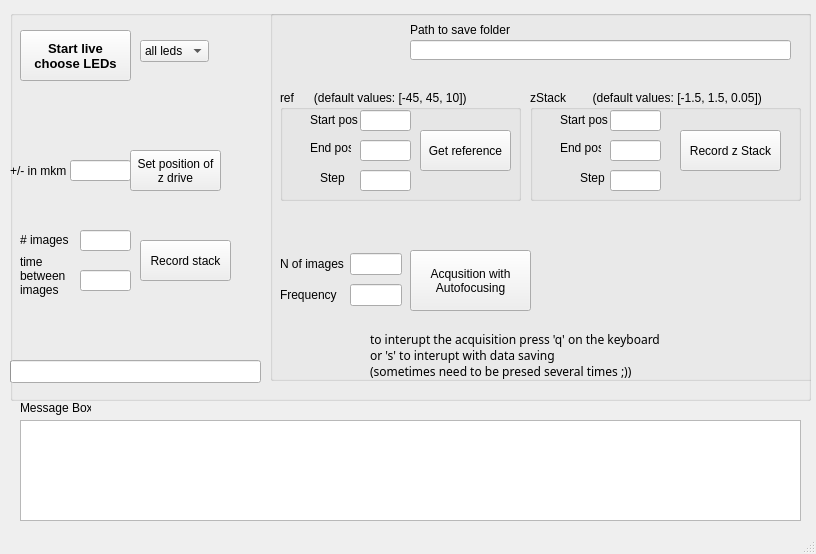
<?xml version="1.0" encoding="UTF-8"?>
<ui version="4.0">
 <class>ObliqueLedControl</class>
 <widget class="QMainWindow" name="ObliqueLedControl">
  <property name="geometry">
   <rect>
    <x>0</x>
    <y>0</y>
    <width>816</width>
    <height>554</height>
   </rect>
  </property>
  <property name="windowTitle">
   <string>MainWindow</string>
  </property>
  <widget class="QWidget" name="centralwidget">
   <widget class="QWidget" name="gridLayoutWidget_2">
    <property name="geometry">
     <rect>
      <x>10</x>
      <y>10</y>
      <width>801</width>
      <height>391</height>
     </rect>
    </property>
    <layout class="QGridLayout" name="gridLayout_2">
     <item row="0" column="0">
      <widget class="QGroupBox" name="groupBox_2">
       <property name="title">
        <string/>
       </property>
       <widget class="QPushButton" name="StartLive_all">
        <property name="geometry">
         <rect>
          <x>10</x>
          <y>20</y>
          <width>111</width>
          <height>51</height>
         </rect>
        </property>
        <property name="font">
         <font>
          <family>MS Shell Dlg 2</family>
          <pointsize>10</pointsize>
          <weight>75</weight>
          <bold>true</bold>
         </font>
        </property>
        <property name="focusPolicy">
         <enum>Qt::ClickFocus</enum>
        </property>
        <property name="text">
         <string>Start live
choose LEDs</string>
        </property>
       </widget>
       <widget class="QComboBox" name="comboBox">
        <property name="geometry">
         <rect>
          <x>130</x>
          <y>30</y>
          <width>69</width>
          <height>22</height>
         </rect>
        </property>
        <item>
         <property name="text">
          <string>all leds</string>
         </property>
        </item>
        <item>
         <property name="text">
          <string>led 1</string>
         </property>
        </item>
        <item>
         <property name="text">
          <string>led 2</string>
         </property>
        </item>
        <item>
         <property name="text">
          <string>led 3</string>
         </property>
        </item>
        <item>
         <property name="text">
          <string>led 4</string>
         </property>
        </item>
       </widget>
       <widget class="QLineEdit" name="setzPos">
        <property name="geometry">
         <rect>
          <x>60</x>
          <y>150</y>
          <width>61</width>
          <height>21</height>
         </rect>
        </property>
       </widget>
       <widget class="QLabel" name="label_10">
        <property name="geometry">
         <rect>
          <x>0</x>
          <y>150</y>
          <width>61</width>
          <height>21</height>
         </rect>
        </property>
        <property name="text">
         <string>+/- in mkm</string>
        </property>
       </widget>
       <widget class="QPushButton" name="setzPosButton">
        <property name="geometry">
         <rect>
          <x>120</x>
          <y>140</y>
          <width>91</width>
          <height>41</height>
         </rect>
        </property>
        <property name="text">
         <string>Set position of 
z drive</string>
        </property>
       </widget>
       <widget class="QPushButton" name="recordStack">
        <property name="geometry">
         <rect>
          <x>130</x>
          <y>230</y>
          <width>91</width>
          <height>41</height>
         </rect>
        </property>
        <property name="text">
         <string>Record stack</string>
        </property>
       </widget>
       <widget class="QLineEdit" name="nImagesStack">
        <property name="geometry">
         <rect>
          <x>70</x>
          <y>220</y>
          <width>51</width>
          <height>21</height>
         </rect>
        </property>
       </widget>
       <widget class="QLineEdit" name="nImagesStack_2">
        <property name="geometry">
         <rect>
          <x>70</x>
          <y>260</y>
          <width>51</width>
          <height>21</height>
         </rect>
        </property>
       </widget>
       <widget class="QLabel" name="label_9">
        <property name="geometry">
         <rect>
          <x>10</x>
          <y>220</y>
          <width>51</width>
          <height>20</height>
         </rect>
        </property>
        <property name="text">
         <string># images</string>
        </property>
       </widget>
       <widget class="QLabel" name="label_13">
        <property name="geometry">
         <rect>
          <x>10</x>
          <y>240</y>
          <width>61</width>
          <height>51</height>
         </rect>
        </property>
        <property name="text">
         <string>time 
between 
images</string>
        </property>
       </widget>
       <widget class="QGroupBox" name="groupBox_4">
        <property name="geometry">
         <rect>
          <x>260</x>
          <y>0</y>
          <width>551</width>
          <height>371</height>
         </rect>
        </property>
        <property name="title">
         <string/>
        </property>
        <widget class="QLineEdit" name="linePath">
         <property name="geometry">
          <rect>
           <x>140</x>
           <y>30</y>
           <width>381</width>
           <height>20</height>
          </rect>
         </property>
        </widget>
        <widget class="QLabel" name="label_8">
         <property name="geometry">
          <rect>
           <x>140</x>
           <y>10</y>
           <width>101</width>
           <height>20</height>
          </rect>
         </property>
         <property name="text">
          <string>Path to save folder </string>
         </property>
        </widget>
        <widget class="QGroupBox" name="groupBox">
         <property name="geometry">
          <rect>
           <x>10</x>
           <y>80</y>
           <width>241</width>
           <height>111</height>
          </rect>
         </property>
         <property name="title">
          <string>ref      (default values: [-45, 45, 10])</string>
         </property>
         <widget class="QPushButton" name="GetRef">
          <property name="geometry">
           <rect>
            <x>140</x>
            <y>40</y>
            <width>91</width>
            <height>41</height>
           </rect>
          </property>
          <property name="text">
           <string>Get reference</string>
          </property>
         </widget>
         <widget class="QLabel" name="label">
          <property name="geometry">
           <rect>
            <x>30</x>
            <y>20</y>
            <width>51</width>
            <height>20</height>
           </rect>
          </property>
          <property name="text">
           <string>Start pos</string>
          </property>
         </widget>
         <widget class="QLabel" name="label_3">
          <property name="geometry">
           <rect>
            <x>40</x>
            <y>80</y>
            <width>31</width>
            <height>16</height>
           </rect>
          </property>
          <property name="text">
           <string>Step</string>
          </property>
         </widget>
         <widget class="QLineEdit" name="lineStartref">
          <property name="geometry">
           <rect>
            <x>80</x>
            <y>20</y>
            <width>51</width>
            <height>21</height>
           </rect>
          </property>
         </widget>
         <widget class="QLineEdit" name="lineStopref">
          <property name="geometry">
           <rect>
            <x>80</x>
            <y>50</y>
            <width>51</width>
            <height>21</height>
           </rect>
          </property>
         </widget>
         <widget class="QLineEdit" name="lineStepref">
          <property name="geometry">
           <rect>
            <x>80</x>
            <y>80</y>
            <width>51</width>
            <height>21</height>
           </rect>
          </property>
         </widget>
         <widget class="QLabel" name="label_11">
          <property name="geometry">
           <rect>
            <x>30</x>
            <y>50</y>
            <width>41</width>
            <height>16</height>
           </rect>
          </property>
          <property name="text">
           <string>End pos</string>
          </property>
         </widget>
        </widget>
        <widget class="QGroupBox" name="groupBox_3">
         <property name="geometry">
          <rect>
           <x>260</x>
           <y>80</y>
           <width>271</width>
           <height>111</height>
          </rect>
         </property>
         <property name="title">
          <string>zStack        (default values: [-1.5, 1.5, 0.05])</string>
         </property>
         <widget class="QLabel" name="label_5">
          <property name="geometry">
           <rect>
            <x>30</x>
            <y>20</y>
            <width>51</width>
            <height>20</height>
           </rect>
          </property>
          <property name="text">
           <string>Start pos</string>
          </property>
         </widget>
         <widget class="QLabel" name="label_6">
          <property name="geometry">
           <rect>
            <x>30</x>
            <y>50</y>
            <width>41</width>
            <height>16</height>
           </rect>
          </property>
          <property name="text">
           <string>End pos</string>
          </property>
         </widget>
         <widget class="QLabel" name="label_7">
          <property name="geometry">
           <rect>
            <x>50</x>
            <y>80</y>
            <width>31</width>
            <height>16</height>
           </rect>
          </property>
          <property name="text">
           <string>Step</string>
          </property>
         </widget>
         <widget class="QPushButton" name="zStackRec">
          <property name="geometry">
           <rect>
            <x>150</x>
            <y>40</y>
            <width>101</width>
            <height>41</height>
           </rect>
          </property>
          <property name="text">
           <string>Record z Stack</string>
          </property>
         </widget>
         <widget class="QLineEdit" name="lineStartzStack">
          <property name="geometry">
           <rect>
            <x>80</x>
            <y>20</y>
            <width>51</width>
            <height>21</height>
           </rect>
          </property>
         </widget>
         <widget class="QLineEdit" name="lineStopzStack">
          <property name="geometry">
           <rect>
            <x>80</x>
            <y>50</y>
            <width>51</width>
            <height>21</height>
           </rect>
          </property>
         </widget>
         <widget class="QLineEdit" name="lineStepzStack">
          <property name="geometry">
           <rect>
            <x>80</x>
            <y>80</y>
            <width>51</width>
            <height>21</height>
           </rect>
          </property>
         </widget>
        </widget>
        <widget class="QPushButton" name="autofocusButton">
         <property name="geometry">
          <rect>
           <x>140</x>
           <y>240</y>
           <width>121</width>
           <height>61</height>
          </rect>
         </property>
         <property name="text">
          <string>Acqusition with
Autofocusing</string>
         </property>
        </widget>
        <widget class="QWidget" name="gridLayoutWidget">
         <property name="geometry">
          <rect>
           <x>10</x>
           <y>240</y>
           <width>122</width>
           <height>61</height>
          </rect>
         </property>
         <layout class="QGridLayout" name="gridLayout">
          <item row="1" column="1">
           <widget class="QLineEdit" name="lineFreqAutofocus"/>
          </item>
          <item row="0" column="1">
           <widget class="QLineEdit" name="lineImAutofocus"/>
          </item>
          <item row="1" column="0">
           <widget class="QLabel" name="label_4">
            <property name="text">
             <string>Frequency</string>
            </property>
           </widget>
          </item>
          <item row="0" column="0">
           <widget class="QLabel" name="label_2">
            <property name="text">
             <string>N of images</string>
            </property>
           </widget>
          </item>
         </layout>
        </widget>
        <widget class="QLabel" name="label_12">
         <property name="geometry">
          <rect>
           <x>100</x>
           <y>320</y>
           <width>351</width>
           <height>51</height>
          </rect>
         </property>
         <property name="font">
          <font>
           <family>OCR A Extended</family>
          </font>
         </property>
         <property name="text">
          <string>to interupt the acquisition press 'q' on the keyboard
or 's' to interupt with data saving
(sometimes need to be presed several times ;))</string>
         </property>
        </widget>
       </widget>
       <widget class="QProgressBar" name="progressBar">
        <property name="geometry">
         <rect>
          <x>0</x>
          <y>350</y>
          <width>251</width>
          <height>23</height>
         </rect>
        </property>
        <property name="value">
         <number>0</number>
        </property>
        <property name="format">
         <string/>
        </property>
       </widget>
       <widget class="QWidget" name="horizontalLayoutWidget_3">
        <property name="geometry">
         <rect>
          <x>20</x>
          <y>80</y>
          <width>181</width>
          <height>41</height>
         </rect>
        </property>
        <layout class="QHBoxLayout" name="explayout"/>
       </widget>
      </widget>
     </item>
    </layout>
   </widget>
   <widget class="QTextBrowser" name="MotherFuckingText">
    <property name="geometry">
     <rect>
      <x>20</x>
      <y>420</y>
      <width>781</width>
      <height>101</height>
     </rect>
    </property>
   </widget>
   <widget class="QLabel" name="label_14">
    <property name="geometry">
     <rect>
      <x>20</x>
      <y>400</y>
      <width>71</width>
      <height>16</height>
     </rect>
    </property>
    <property name="text">
     <string>Message Box</string>
    </property>
   </widget>
  </widget>
  <widget class="QMenuBar" name="menubar">
   <property name="geometry">
    <rect>
     <x>0</x>
     <y>0</y>
     <width>816</width>
     <height>21</height>
    </rect>
   </property>
  </widget>
  <widget class="QStatusBar" name="statusbar"/>
 </widget>
 <resources/>
 <connections/>
</ui>
